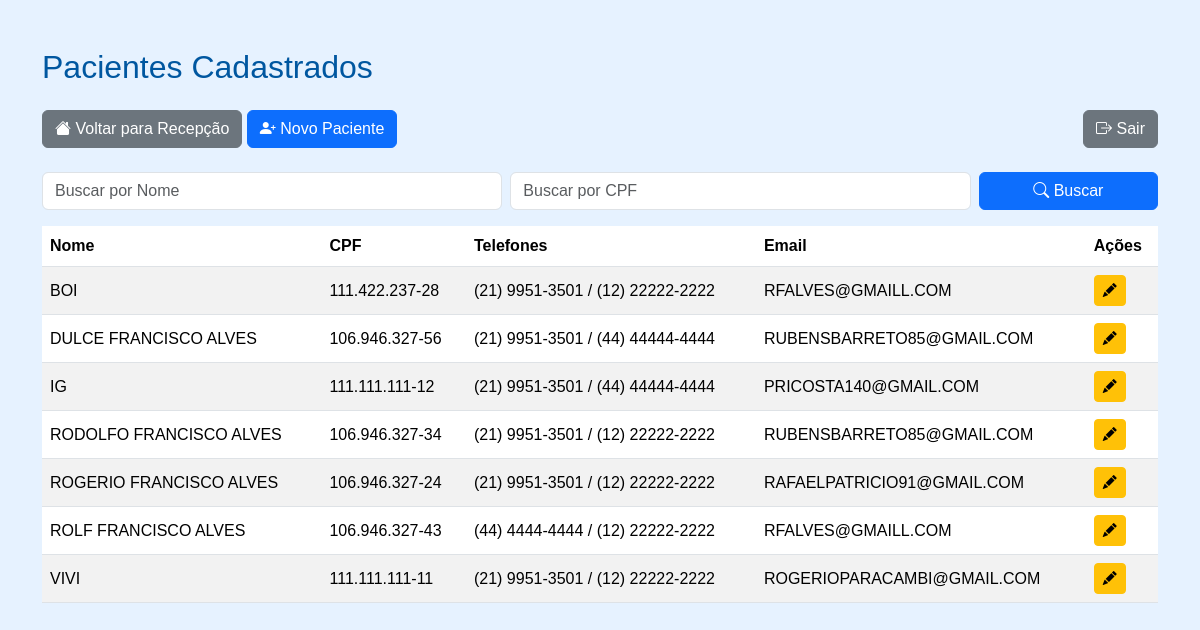
The app's page /pacientes/ (signed in), older data.
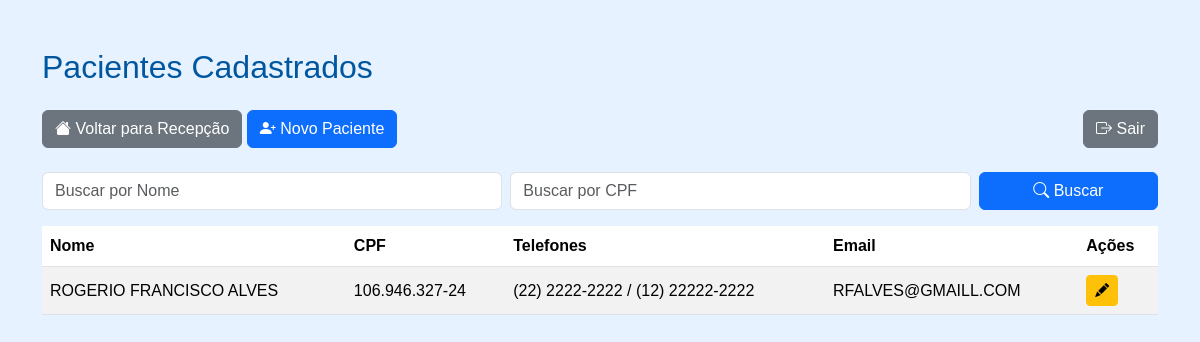
The same page, newer data.
### paciente/models.py (models this page shows, shortened)
class Paciente(models.Model):
    nome = models.CharField(max_length=100)
    nome_social = models.CharField(max_length=100, blank=True, null=True)
    nome_mae = models.CharField(max_length=100)
    nome_pai = models.CharField(max_length=100, blank=True, null=True)
    cpf = models.CharField(
        max_length=14,
        unique=True,
        validators=[
            RegexValidator(
                r'^\d{3}\.\d{3}\.\d{3}-\d{2}$',
                'CPF inválido! Use XXX.XXX.XXX-XX'
            )
        ]
    )
    data_nascimento = models.DateField()
    SEXO_BIOLOGICO_CHOICES = [
        ('M', 'Masculino'),
        ('F', 'Feminino'),
        ('I', 'Intersexo'),
    ]
    sexo_biologico = models.CharField(max_length=1, choices=SEXO_BIOLOGICO_CHOICES)
    identidade_genero = models.CharField(max_length=50)
    orientacao_sexual = models.CharField(max_length=50)
    NACIONALIDADE_CHOICES = [
        ('BRASILEIRA', 'Brasileira'),
        ('ARGENTINA', 'Argentina'),
        ('BOLIVIANA', 'Boliviana'),
        ('CHILENA', 'Chilena'),
        ('COLOMBIANA', 'Colombiana'),
        ('PARAGUAIA', 'Paraguaia'),
        ('PERUANA', 'Peruana'),
        ('URUGUAIA', 'Uruguaia'),
        ('VENEZUELANA', 'Venezuelana'),
        ('OUTRA', 'Outra'),
    ]
    nacionalidade = models.CharField(
        max_length=20,
        choices=NACIONALIDADE_CHOICES,
        default='BRASILEIRA'
    )
    naturalidade = models.CharField(max_length=100)
    RACA_COR_CHOICES = [
        ('BRANCA', 'Branca'),
        ('PRETA', 'Preta'),
        ('PARDA', 'Parda'),
        ('AMARELA', 'Amarela'),
        ('INDIGENA', 'Indígena'),
    ]
    raca_cor = models.CharField(max_length=10, choices=RACA_COR_CHOICES)
    ESTADO_CIVIL_CHOICES = [
        ('SOLTEIRO', 'Solteiro(a)'),
        ('CASADO', 'Casado(a)'),
        ('DIVORCIADO', 'Divorciado(a)'),
        ('VIUVO', 'Viúvo(a)'),
        ('UNIAO_ESTAVEL', 'União Estável'),
    ]
    estado_civil = models.CharField(max_length=20, choices=ESTADO_CIVIL_CHOICES)
    ESCOLARIDADE_CHOICES = [
        ('SEM_INSTRUCAO', 'Sem instrução'),
        ('FUNDAMENTAL_INCOMPLETO', 'Fundamental incompleto'),
        ('FUNDAMENTAL_COMPLETO', 'Fundamental completo'),
        ('MEDIO_INCOMPLETO', 'Médio incompleto'),
        ('MEDIO_COMPLETO', 'Médio completo'),
        ('SUPERIOR_INCOMPLETO', 'Superior incompleto'),
        ('SUPERIOR_COMPLETO', 'Superior completo'),
        ('POS_GRADUACAO', 'Pós-graduação'),
        ('MESTRADO', 'Mestrado'),
        ('DOUTORADO', 'Doutorado'),
    ]
    escolaridade = models.CharField(max_length=30, choices=ESCOLARIDADE_CHOICES)
    profissao = models.CharField(max_length=50)
    rg = models.CharField(max_length=20)
    orgao_emissor = models.CharField(max_length=10)
    UF_CHOICES = [
        ('AC','AC'), ('AL','AL'), ('AP','AP'), ('AM','AM'),
        ('BA','BA'), ('CE','CE'), ('DF','DF'), ('ES','ES'),
        ('GO','GO'), ('MA','MA'), ('MT','MT'), ('MS','MS'),
        ('MG','MG'), ('PA','PA'), ('PB','PB'), ('PR','PR'),
        ('PE','PE'), ('PI','PI'), ('RJ','RJ'), ('RN','RN'),
        ('RS','RS'), ('RO','RO'), ('RR','RR'), ('SC','SC'),
        ('SP','SP'), ('SE','SE'), ('TO','TO'),
    ]
    uf_rg = models.CharField(max_length=2, choices=UF_CHOICES)
    cep = models.CharField(
        max_length=9,
        validators=[
            RegexValidator(
                r'^\d{5}-\d{3}$',
                'CEP inválido! Use XXXXX-XXX'
            )
        ]
    )
    endereco = models.CharField(max_length=100)
    numero = models.CharField(max_length=10)
    complemento = models.CharField(max_length=50, blank=True, null=True)
    bairro = models.CharField(max_length=50)
    municipio = models.CharField(max_length=50)
    uf = models.CharField(max_length=2, choices=UF_CHOICES)
    ZONA_CHOICES = [
        ('URBANA', 'Urbana'),
        ('RURAL', 'Rural'),
    ]
    zona = models.CharField(max_length=6, choices=ZONA_CHOICES)
    telefone_fixo = models.CharField(
        max_length=15,
        blank=True,
        null=True,
        validators=[
            RegexValidator(
                r'^\(\d{2}\)\s\d{4}-\d{4}$',
                'Telefone inválido! Use (XX) XXXX-XXXX'
            )
        ]
    )
    celular = models.CharField(
        max_length=15,
        validators=[
            RegexValidator(
                r'^\(\d{2}\)\s\d{5}-\d{4}$',
                'Celular inválido! Use (XX) XXXXX-XXXX'
            )
        ]
    )
    whatsapp = models.BooleanField(default=False)
    email = models.EmailField(blank=True, null=True)
    cartao_sus = models.CharField(max_length=18, blank=True, null=True)
    criado_por = models.ForeignKey(
        User,
        on_delete=models.SET_NULL,
        null=True,
        blank=True,
        related_name='pacientes_criados'
    )
    data_criacao = models.DateTimeField(default=timezone.now, editable=False)
    data_atualizacao = models.DateTimeField(auto_now=True)

### paciente/decorators.py (the view)
        def _wrapped_view(request, *args, **kwargs):
            if request.user.is_authenticated and (
                request.user.is_superuser or
                request.user.groups.filter(name__in=grupos).exists()
            ):
                return view_func(request, *args, **kwargs)
            raise PermissionDenied  # ← ISSO ativa o 403.html

### paciente/views.py (called while the page is built)
@login_required
@grupo_requerido(['Recepcao', 'Enfermagem', 'Medico'])
def paciente_list(request):
    pacientes = Paciente.objects.all().order_by('nome')
    nome_query = request.GET.get('nome', '')
    cpf_query = request.GET.get('cpf', '')
    if nome_query:
        pacientes = pacientes.filter(nome__icontains=nome_query)
    if cpf_query:
        pacientes = pacientes.filter(cpf__icontains=cpf_query)
    paginator = Paginator(pacientes, 10)
    page_number = request.GET.get('page')
    page_obj = paginator.get_page(page_number)
    context = {
        'page_obj': page_obj,
        'nome_query': nome_query,
        'cpf_query': cpf_query,
    }
    return render(request, 'paciente/list.html', context)

### paciente/templates/paciente/list.html (shortened to what this page needs)
<!DOCTYPE html>
<html lang="pt-br">
<head>
    <link rel="stylesheet" href="https://cdn.jsdelivr.net/npm/bootstrap@5.3.2/dist/css/bootstrap.min.css">
    <link rel="stylesheet" href="https://cdn.jsdelivr.net/npm/bootstrap-icons@1.10.5/font/bootstrap-icons.css">
</head>
<body>
<div class="container mt-5">
    <h2 class="mb-4">Pacientes Cadastrados</h2>
    <div class="mb-3 d-flex justify-content-between flex-wrap">
        <div class="mb-2">
            <a href="../recepcao" class="btn btn-secondary"><i class="bi bi-house-fill"></i> Voltar para Recepção</a>
            <a href="{% url 'paciente_create' %}" class="btn btn-primary"><i class="bi bi-person-plus-fill"></i> Novo Paciente</a>
        </div>
        <div>
            <a href="{% url 'logout' %}" class="btn btn-secondary"><i class="bi bi-box-arrow-right"></i> Sair</a>
        </div>
    </div>
    <div class="mb-3">
        <form method="get" class="row g-2">
            <div class="col-md-5">
                <input type="text" name="nome" class="form-control" placeholder="Buscar por Nome" value="{{ nome_query }}">
            </div>
            <div class="col-md-5">
                <input type="text" name="cpf" class="form-control" placeholder="Buscar por CPF" value="{{ cpf_query }}">
            </div>
            <div class="col-md-2">
                <button type="submit" class="btn btn-primary w-100"><i class="bi bi-search"></i> Buscar</button>
            </div>
        </form>
    </div>
    <table class="table table-striped table-hover align-middle">
        <thead>
            <tr>
                <th>Nome</th>
                <th>CPF</th>
                <th>Telefones</th>
                <th>Email</th>
                <th>Ações</th>
            </tr>
        </thead>
        <tbody>
            {% for paciente in page_obj %}
            <tr>
                <td>{{ paciente.nome }}</td>
                <td>{{ paciente.cpf }}</td>
                <td>
                    {% if paciente.telefone_fixo %}{{ paciente.telefone_fixo }}{% endif %}
                    {% if paciente.celular %} / {{ paciente.celular }}{% endif %}
                </td>
                <td>{{ paciente.email }}</td>
                <td class="btn-actions">
                    <a href="{% url 'paciente_edit' paciente.id %}" class="btn btn-sm btn-warning" title="Editar">
                        <i class="bi bi-pencil-fill"></i>
                    </a>
                </td>
            </tr>
            {% empty %}
            <tr>
                <td colspan="5" class="text-center">Nenhum paciente encontrado.</td>
            </tr>
            {% endfor %}
        </tbody>
    </table>
</div>
</body>
</html>

### paciente/templates/paciente/list.html (style rules this page uses)
body { background-color: #e6f2ff; font-family: Arial, sans-serif; }
h2 { color: #0057a0; }
.table thead { background-color: #0072bc; color: #fff; }
.btn-actions .btn { margin-right: 5px; }
.btn-actions .btn:last-child { margin-right: 0; }

Row changes from the older to the newer data that the page shows:
removed Paciente: nome "BOI", cpf "111.422.237-28", telefone_fixo "(21) 9951-3501", celular "(12) 22222-2222", email "RFALVES@GMAILL.COM"
removed Paciente: nome "DULCE FRANCISCO ALVES", cpf "106.946.327-56", telefone_fixo "(21) 9951-3501", celular "(44) 44444-4444", email "RUBENSBARRETO85@GMAIL.COM"
removed Paciente: nome "IG", cpf "111.111.111-12", telefone_fixo "(21) 9951-3501", celular "(44) 44444-4444", email "PRICOSTA140@GMAIL.COM"
removed Paciente: nome "RODOLFO FRANCISCO ALVES", cpf "106.946.327-34", telefone_fixo "(21) 9951-3501", celular "(12) 22222-2222", email "RUBENSBARRETO85@GMAIL.COM"
removed Paciente: nome "ROLF FRANCISCO ALVES", cpf "106.946.327-43", telefone_fixo "(44) 4444-4444", celular "(12) 22222-2222", email "RFALVES@GMAILL.COM"
removed Paciente: nome "VIVI", cpf "111.111.111-11", telefone_fixo "(21) 9951-3501", celular "(12) 22222-2222", email "ROGERIOPARACAMBI@GMAIL.COM"
changed Paciente "ROGERIO FRANCISCO ALVES": telefone_fixo "(21) 9951-3501" → "(22) 2222-2222"; email "RAFAELPATRICIO91@GMAIL.COM" → "RFALVES@GMAILL.COM"
